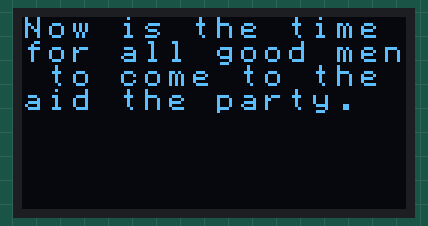
This sketch was run on a simulated Arduino Uno, built with avr-gcc and run on an emulated ATmega328P. Shown: 128×64 one-colour display.

Above: at 0.4 s.

The sketch:

oledtest.ino
```cpp
#include <U8g2lib.h>
#include <U8x8lib.h>


//
// OLED Test
//
#include <U8x8lib.h>
U8X8_SH1106_128X64_NONAME_HW_I2C u8x8(/* reset=*/ U8X8_PIN_NONE);

const uint8_t colLow = 4;
const uint8_t colHigh = 13;
const uint8_t rowCups = 0;
const uint8_t rowState = 2; // Double spacing the Rows
const uint8_t rowTemp = 4; // Double spacing the Rows
const uint8_t rowTime = 6; // Double spacing the Rows
char *msg="Now is the time for all good men to come to the aid the party.";
byte i;
byte y = 0;

void lcdBold(bool aVal) {
if (aVal) {
u8x8.setFont(u8x8_font_victoriabold8_r); // BOLD
} else {
u8x8.setFont(u8x8_font_victoriamedium8_r); // NORMAL
}
}

void lcdRun() {
lcdBold(false);
u8x8.clear(); // ("0123456789012345")
u8x8.setCursor(0,rowCups);
for (i=0;i<strlen(msg);i++) {
  if ((i % 16)==0 && i!=0) y++;
     u8x8.setCursor(i % 16,y);
     u8x8.print(msg[i]);
  }
}

////////////////////////////////////////////////////////////////////////////////
void setup() {
Serial.begin(115200);
u8x8.begin();
lcdBold(false); // You MUST make this call here to set a Font
lcdRun();
}
////////////////////////////////////////////////////////////////////////////////
void loop() {
}
```
